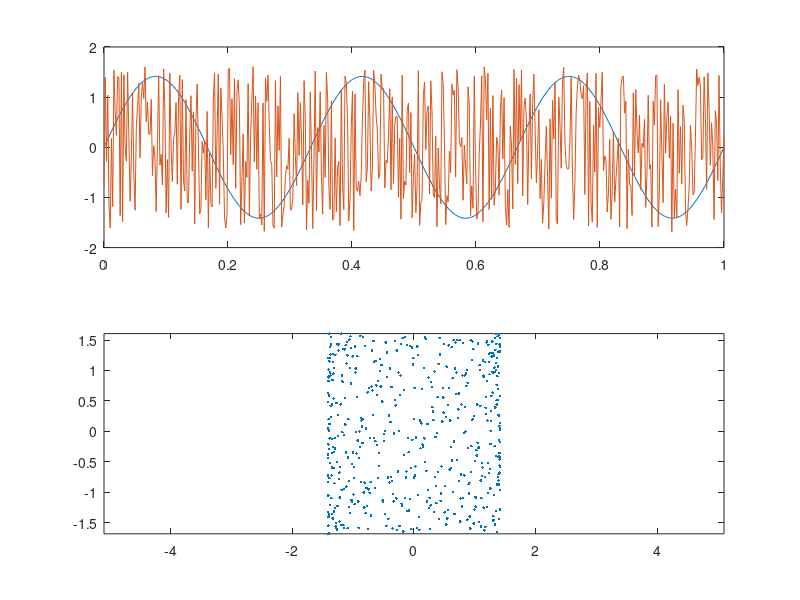

Recreate this plot in MATLAB. (Note: this script raises an error after producing the figure.)
%% Lesson 17: Independent Components Analysis
%
% Supose you have two microphones (or two ears) in two places in a room,
% and each is recording the sound produced by two sources in two other
% places in the room.  To a first approximation, the sound entering each
% microphone will be a linear combination of each of the two sound sources,
% weighted differently depending on how far away each microphone is away
% from each source. 'Independent Component Analysis', or ICA is a way to
% unmix these two recordings to estimate the two original separate sound
% sources. ICA generalizes to higher dimensions so that you should be able
% to separate three sources given at least three recordings, and so on.
% This lesson will focus on the 2-D case for simplicity.

%% Assumptions
%
% For ICA to work perfectly, three things have to be true:
%
% 1) Each measured signal is a linear combination of the sources (like
% the sound example above)
%
% 2) The sources need to be uncorrelated 
%
% 3) The histograms for each source cannot be Gaussian (this may seem
% strange, but you'll see why later)
%
% ICA falls apart as these assumptions become less true, but still works
% remarkably well for minor violations.
%
% We'll demonstrate how ICA works by taking two uncorrelated, non-Gaussian
% signals and combining them linearly to make two new measured signals.
% Then we'll go through the steps for ICA to 'undo' the linear combinations
% to get our original two sources back.  We can think of the sources and
% signals in the context of the sound example above.

%%  Two sources
%
% First, we'll set up a time vector and generate the two sources (as column
% vectors):  One will be a sinusoid and the other will be uniformly
% distributed noise.  You can think of one as signal and the other as
% noise:

t = linspace(0,1,500)';  
y1 = sin(6*pi*t);
y2 = rand(size(t));

%%
% It makes things simpler if our measured sources have zero mean and a
% standard deviation of 1:

y1 = (y1-mean(y1))/std(y1);
y2 = (y2-mean(y2))/std(y2);

%%
% Here's a graph of the two sources:

figure(1)
clf
subplot(2,1,1)
plot(t,[y1,y2]);

%%
% We've actually already violated one of the two assumptions - the
% correlation between these two vectors won't be exactly zero (it has an
% expected value of zero, but each example will be off by some random
% amount).  If you squint, you might see this in a scatter plot comparing
% y1 to y2:

subplot(2,1,2)
plot(y1,y2,'.');

axis equal
axis tight

%%
% Here's the correlation:

disp(correlation(y1,y2));

%%
% This slight correlation means that we won't get our exact sources back.
% But we'll be close.

%% Combining the two sources 
%
% Suppose the first of our two measured time-courses is made up of 80% of
% y1 and 50% of y2 (they don't have to add up to 100%).  And suppose the
% second recording is 10% y1 and 40% y2.  We can use matrix multiplication
% using the 'weight matrix':

A = [.8,.5 ; .1,.4]

%%
% and let:

X = [y1,y2]*A;

%%
% If you remember how matrix multiplication works, then you'll see that
% each column of X is a linear combination of y1 and y2 with the weights
% specified by A.  The two columns of X will be our 'mixed' time-series. We
% can plot these time-series and the corresponding scatter plot in figure
% 2, like we did in figure 1:

figure(2)
clf
subplot(2,1,1)
plot(X)
subplot(2,1,2)
plot(X(:,1),X(:,2),'.')
axis equal
axis tight

%%
% The two measured time-courses each look like sinusoids with noise added,
% which is exactly what they are.  Each microphone is picking up some
% signal and some noise. They're strongly correlated with each other, as
% can be seen in the scatter plot.  Let's look at their correlations:

disp(correlation(X(:,1),X(:,2)))

%% Decorrelating or 'whitening' the signals
%
% ICA unmixes the linear combinations by taking advantage of the three
% assumptions above, step by step.  The first assumption, that our
% measurements are linear combinations of the sources, means that it should
% be possible to 'undo' the linear combination with another linear
% combination. Actually since we made up our own data, we can easily undo
% things by multiplying X by the inverse of our mixing matrix A:

Y = X*inv(A);

%% 
%
% Of course, in the real world we don't know how these two sources were
% combined, so we have to find this 'unmixing' matrix ourselves.
%
% The first step is to take advantage of assumption 2, which is that the
% sources are uncorrelated.
%
% We need to find a new 2x2 matrix, W, so that when multiplied by X will
% give us two uncorrelated vectors.  Even more, we want the variance of
% each vector to be equal to one.
%
% An equivalent way to say this is that we want the covariance of X*W to
% be equal to the identity matrix.  This takes a little linear algebra, but
%
% In the example here with matrices, I have a matrix X and a mixing matrix
% W, and I want to find the matrix W so that cov(X*W) = I.  It turns out
% that you can find W by finding the matrix equivalent of 1/sqrt(cov(X)):

W= inv(sqrtm(cov(X)));

%%
% This decorrelating process is sometimes called 'whitening' because it
% produces two uncorrelated signals with unit variance, which is the
% definition of white noise.

Xwhite = X*W;

%%
% Check the covariance for ourselves:

cov(X)
cov(Xwhite)

%%
% cov(Xwhite) is the identity matrix.  This means that the two columns each
% have a variance of 1, and the correlation of the two columns is equal to
% zero, as desired.
%
% The whitening process is a standard trick in linear algebra, but to
% understand it requires some knowledge of the algebra of covariance
% matrices and eigenvectors.
%
% By now you might be confused.  It'll help to look at a picture of our new
% vectors in Xwhite:

figure(3)
clf
subplot(2,1,1)
plot(Xwhite)
subplot(2,1,2)
plot(Xwhite(:,1),Xwhite(:,2),'.')
axis equal
axis tight


%% Rotating the scatterplot 
% 
% Our two new vectors shown in figure 3 are a step closer to unmixing the
% original signals.  They satisfy the assumption of independence.  But
% we're not quite there yet.  Compare the scatterplots in figure 3 to
% figure 1.  It should be that we need to rotate the scatterplot in Figure
% 3.
%
% This is because there are a whole family of matrices that can 'whiten'
% the matrix X. The linear algebra trick above (W = inv(sqrtm(cov(X)))
% gives just one of them.  Matrices that produce any rotation of the
% scatterplot is also a whitening matrix.
%
% To rotate the scatterplot in figure 3 can be done with yet another matrix
% multiplication.  This time by a 2x2 'rotation matrix', R.
%
% It looks like we want to rotate the scatterplot in figure 3 clockwise by
% 5 degrees or so, or 5*pi/180 radians.  This can be done by multiplying
% Xwhite by this matrix:

ang = -5*pi/180;
R = [cos(ang), sin(ang); - sin(ang) cos(ang)];

Xwhiterot = Xwhite*R;

%%
% We can view our newest signals as we've done in the previous figures:

figure(4)
clf
subplot(2,1,1)
plot(Xwhiterot)
subplot(2,1,2)
plot(Xwhiterot(:,1),Xwhiterot(:,2),'.')
axis equal
axis tight

%%
% Our rotation matrix actually rotates things clockwise by 'ang', which why
% we set ang to be -5.  
%
% We're almost there!  The two signals in figure 4 look a lot like the
% original sources in figure 1.  It just looks like we're off by just a
% little bit of rotation.  

%% Rotating to maximize kurtosis
%
% Our value of -5 degrees was just a guess. We now use an objective method
% to find the best angle to rotate the two signals to get our original
% sources back.  This is done by taking into account our third assumption -
% that our original sources do not have Gaussian histograms.
%
% This is the real clever bit.  Remember the Central Limit Theorem?
% Probably not.  It says that the sum (or mean) of two random samples will
% tend to be more normally distributed than the original samples.  Recall
% that a rotation is just a linear combination of the two columns. Since
% our original signals were non-Gaussian, and Xwhite is a linear
% combination of our original signals, it follows that the columns of
% Xwhite should be more normally distributed than than or original signals.
% The trick is to rotate Xwhite so that the columns are as non-normal as
% possible.  This will be the rotation that gives us our best estimate of
% the original signals.
%
% There are a variety of measures of non-normality that are used in ICA
% algorithms.  The simplest is kurtosis, which measures the heaviness of
% the tails in a distribution.  A normal distribution will have a kurtosis
% of 3.  Skinnier distributions will have a kurtosis less than 3, broader
% greater than 3.
%
% I've provided a function 'kurtMat' that calculates the kurtosis of each
% column of a matrix and returns the norm of these values (square root of
% sum of squares).  This gives us the single measure of normality for our
% two signals that we need to minimize. For example, the kurtosis of our
% original two signals is:

kurtMat([y1,y2])

%%
% The kurtosis of our measured signals is

kurtMat(X)

%%
% There's the Central Limit at Theorem at work:  the columns of X are
% linear combinations of y1 and y2 and therefore more normally distributed.
%
% Our whitened, rotated data, Xwhiterot should have a kurtosis similar to
% our original signals y1 and y2:

kurtMat(Xwhiterot)

%%
% Let's find the rotation angle that gives us the kurtosis that's furthest
% from 3.  We'll use our 'fit' program to do a brute-force search.  This
% will require a function that takes in a rotation parameter as a field of
% a structure and our whitened signals, and returns an error value to be
% minimized. Here's the process:

p.ang = -10*pi/180;

R = [cos(p.ang), sin(p.ang) ; -sin(p.ang) cos(p.ang)];
Xwhiterot = Xwhite*R;
err = -abs(kurtMat(Xwhiterot)-3);

%%
% The values of err will be negative. The more the kurtosis differs from 3,
% the more negative err will be. I've put this code into the function
% 'kurtMatErr'.  Here's how to use it:

err= kurtMatErr(p,Xwhite)

%%
% It's ready for the 'fit' routine which will find the value of p.ang that
% minimizes 'err':

pBest = fit('kurtMatErr',p,{'ang'},Xwhite);

%%
% The best rotation angle in degrees is:

disp(pBest.ang*180/pi)

%%
% kurtMatErr also returns our optimal signals as a second argument and the
% corresponding rotation matrix as the third argument. Let's get them:

[err,Xwhiterotbest,Rbest] = kurtMatErr(pBest,Xwhite);

%%
% 'Xwhiterotebest' should be our best guess at the optimal rotation, which
% should give us our best estimate of the original signals [y1,y2] that we
% used get 'X'.  We'll plot the results in figure 5.

figure(5)
clf
subplot(2,1,1)
plot(Xwhiterotbest)
subplot(2,1,2)
plot(Xwhiterotbest(:,1),Xwhiterotbest(:,2),'.')
axis equal
axis tight

%%
% Not bad.  We've used our three assumptions to get back the two signals
% that we mixed together for the matrix X.  The kurtosis of our best
% estimate should be close to our original signals too:

kurtmat([y1,y2])
kurtMat(Xwhiterotbest)

%%
%
% Sometimes you'll get your two components back, but switched.  ICA is
% 'blind' to the original sources, so it doesn't 'know' which signal to
% call y1 and which to call y2.  
%
% Also, since our estimated sources are required to have a mean of zero and
% a variance of 1, they will necessarily differ from the original by a
% scale factor.  In our example, y1 and y2 are already normalized so
% that's not an issue here.

%% Putting it all together
%
% Our goal was to find a single 2x2 matrix that unmixes our two measures
% signals into two uncorrelated, or 'independent' sources.  The code above
% incorporated two steps, whitening rotating. These two steps each had an
% associated mixing matrix.  
% For whitening it was W= inv(sqrtm(cov(X))).
% For rotating it is the rotation matrix associated with pBest.ang, Rbest.
%
% Given these two matrices, the whole process can be done in one line:

Xwhiterotbest = (X*W)*Rbest;

%%
% Any two successive matrix multiplications can be summarized as a single
% matrix multiplication.  That's because matrix multiplication is
% associative:

Xwhiterotbest = X*(W*Rbest);

%%
% so our complete ICA mixing matrix is:

M = W*Rbest;

%%
% The inverse of this matrix is very useful.  While M tells you how to get
% from our measured signals back to the original sources, the inverse of M
% goes the other way - it tells you how to get from the sources to your
% measured signal.  If all works well, then for our example, the inverse of
% M should be very close to the actual matrix that we used to mix our
% sources, A

A
inv(M)

%%
% Comparing A and inv(M) gives us our best estimate for how well the ICA
% algorithm is working, since A is our actual mixing matrix.  But if we
% didn't have A (like in real life), inv(M) is very useful for predicting
% what a given measured signal should be given any possible source.

%% Unmixing two real sounds
%
% Load in the sounds and place them into a single matrix Y
s1 = load('splat');
s2 = load('train');

n = max(length(s1.y),length(s2.y));

Y = zeros(n,2);
Y(1:length(s1.y),1) = s1.y;
Y(1:length(s2.y),2) = s2.y;

Y = (Y-repmat(mean(Y),n,1))./repmat(std(Y),n,1);

%%
% Mix the sounds with a mixing matrix
A = [.3,.7;.8,.2];
X = Y*A;

soundsc(X(:,1))
soundsc(X(:,2))

%% 
% Unmix using the same steps as above
Xwhite = X*inv(sqrtm(cov(X)));
p.ang = 0;
pBest = fit('kurtMatErr',p,{'ang'},Xwhite);
[err,Xunmixed,Rbest] = kurtMatErr(pBest,Xwhite);

soundsc(Xunmixed(:,1))
soundsc(Xunmixed(:,2))

%% How it's acutally done
%
% There are a varity of ICA algorithms that vary by their measures of
% 'normality' for optimally rotating the matrix.  Kurtosis is easy and
% intuitive, but it's also sensitive to outliers.  Other routines use ideas
% from information theory to avoid this problem.  We won't go into that
% here because the general intuition is the same.
%
% Other routines don't use matlab's nonlinear parameter estimation program
% like we did to find the best rotation.  Instead they use some tricks like
% 'fixed-point' algorithms which are much more efficient.  But again, the
% intuition is the same.  I don't recommend you use this algorithm here if
% you really want to use ICA - this should really only serve as a tutorial.
% Besides, it only works for two dimensions.
%
% There are a bunch of Matlab ICA implementations out there. One I find
% that's fast and works well is 'fastica', which can be obtained from a
% group at the Helsinki University of Technology:
%
% http://research.ics.tkk.fi/ica/fastica/


%% Exercises
%
% # Generate a single function that takes in a matrix X and returns the
% matrix Xwhiterotbest that contains the best estimate of the initial
% signals.  This will just be combining the stuff above into a single
% function. 
% # Generate two new sources by making two linear combinations of the
% orignal sources in this lesson.  Then use these two new sources as inputs
% into the ICA algorithm.  Do you get your new sources back?  Why or why
% not?
% # See how well the routine works as you violate the three assumptions.
% For example, try using Gaussian noise instead of uniform noise (randn
% instead of rand).  See what happens if your original signals are
% correlated.  (you should now know how to generate two correlated signals
% from the discussion above). 
% # Load in a sound (like 'handel') or your own wav file, make a noise
% vector, and combine them linearly in two different ways to make to sound
% mixes. Use ICA to separate your sound wave from the noise.  It's like
% magic.
% # Download the fastica algorithm and run it on our example in this
% lesson.  How do the results compare?






















